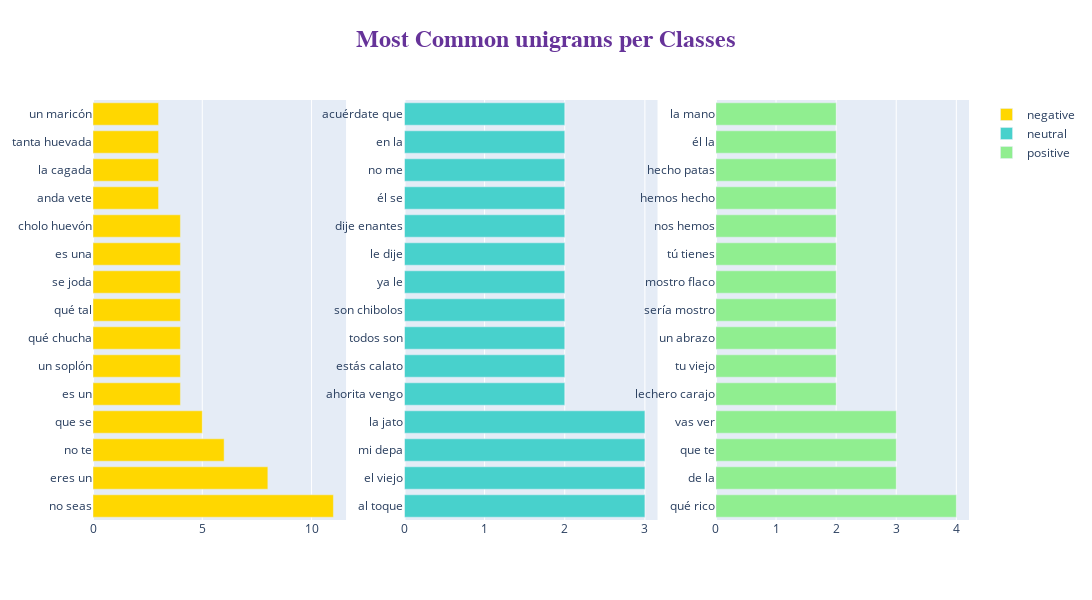

The notebook cell saved with this chart:
### Code cell
# unigram
fig = make_subplots(rows=1, cols=3)

title_ = ["negative", "neutral", "positive"]

for i in range(3):
    texts = df[df["label"] == i]['tokenized_text']

    new = texts.str.split()
    new = new.values.tolist()
    corpus = [word for i in new for word in i]
    top_n_bigrams = _get_top_ngram(texts, 2)[:15]
    x, y = map(list, zip(*top_n_bigrams))


    fig.add_trace(go.Bar(
                x=y,
                y=x,
                orientation='h', type="bar",
        name=title_[i], marker=dict(color=colors[i])), 1, i+1)
    

fig.update_layout(
    autosize=False,
    width=2000,
    height=600,title=dict(
        text='<b>Most Common unigrams per Classes</b>',
        x=0.5,
        y=0.95,
        font=dict(
        family="Courier New, monospace",
        size=24,
        color="RebeccaPurple"
        )
    ))      
fig.show()

### Figure 1 — Plotly figure (JSON) as saved in the notebook; plotly's stock layout.template omitted (floating-point values rounded to 4 significant figures)
{"data": [{"marker": {"color": "gold"}, "name": "negative", "orientation": "h", "type": "bar", "x": [11, 8, 6, 5, 4, 4, 4, 4, 4, 4, 4, 3, 3, 3, 3], "xaxis": "x", "y": ["no seas", "eres un", "no te", "que se", "es un", "un soplón", "qué chucha", "qué tal", "se joda", "es una", "cholo huevón", "anda vete", "la cagada", "tanta huevada", "un maricón"], "yaxis": "y"}, {"marker": {"color": "mediumturquoise"}, "name": "neutral", "orientation": "h", "type": "bar", "x": [3, 3, 3, 3, 2, 2, 2, 2, 2, 2, 2, 2, 2, 2, 2], "xaxis": "x2", "y": ["al toque", "el viejo", "mi depa", "la jato", "ahorita vengo", "estás calato", "todos son", "son chibolos", "ya le", "le dije", "dije enantes", "él se", "no me", "en la", "acuérdate que"], "yaxis": "y2"}, {"marker": {"color": "lightgreen"}, "name": "positive", "orientation": "h", "type": "bar", "x": [4, 3, 3, 3, 2, 2, 2, 2, 2, 2, 2, 2, 2, 2, 2], "xaxis": "x3", "y": ["qué rico", "de la", "que te", "vas ver", "lechero carajo", "tu viejo", "un abrazo", "sería mostro", "mostro flaco", "tú tienes", "nos hemos", "hemos hecho", "hecho patas", "él la", "la mano"], "yaxis": "y3"}], "layout": {"autosize": false, "height": 600, "title": {"font": {"color": "RebeccaPurple", "family": "Courier New, monospace", "size": 24}, "text": "<b>Most Common unigrams per Classes</b>", "x": 0.5, "y": 0.95}, "width": 2000, "xaxis": {"anchor": "y", "domain": [0, 0.2889]}, "xaxis2": {"anchor": "y2", "domain": [0.3556, 0.6444]}, "xaxis3": {"anchor": "y3", "domain": [0.7111, 1]}, "yaxis": {"anchor": "x", "domain": [0, 1]}, "yaxis2": {"anchor": "x2", "domain": [0, 1]}, "yaxis3": {"anchor": "x3", "domain": [0, 1]}}}
